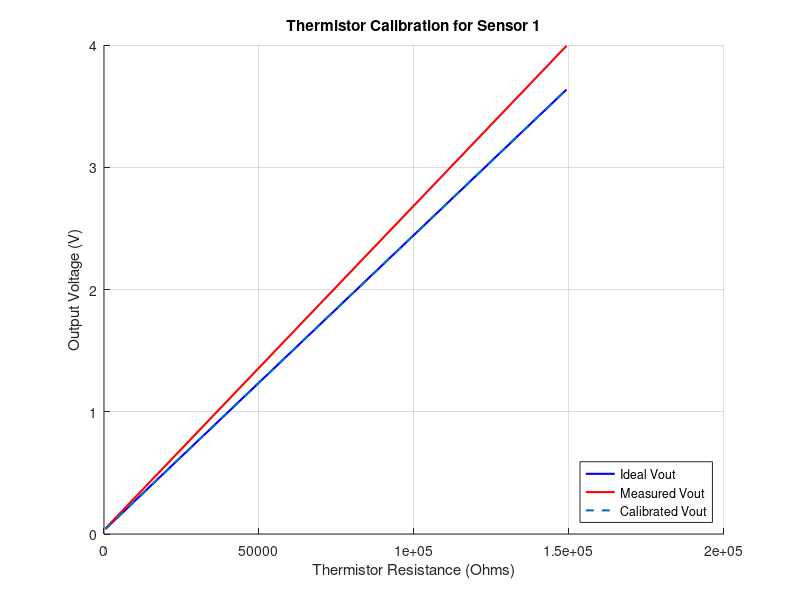
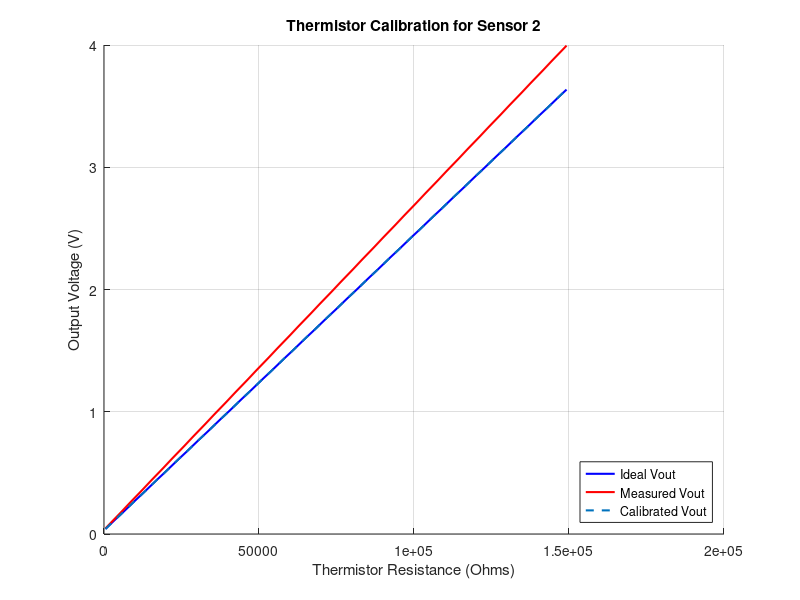
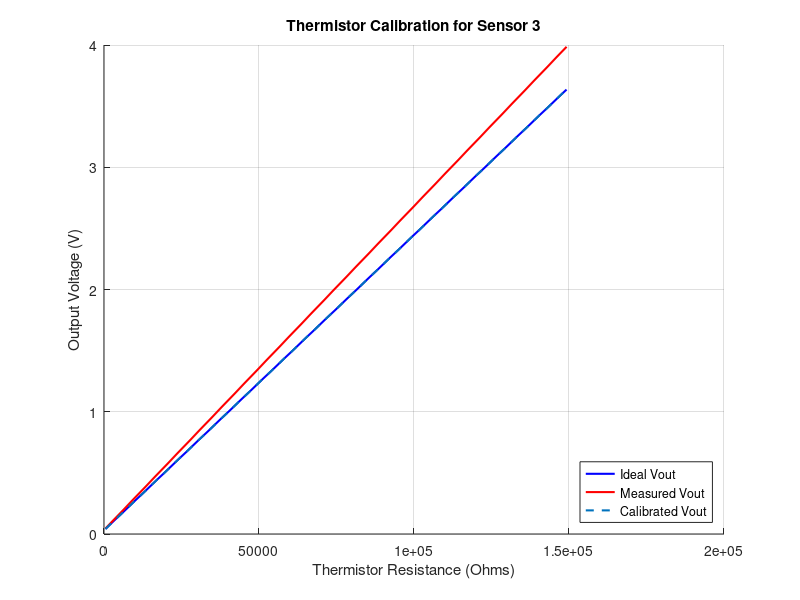
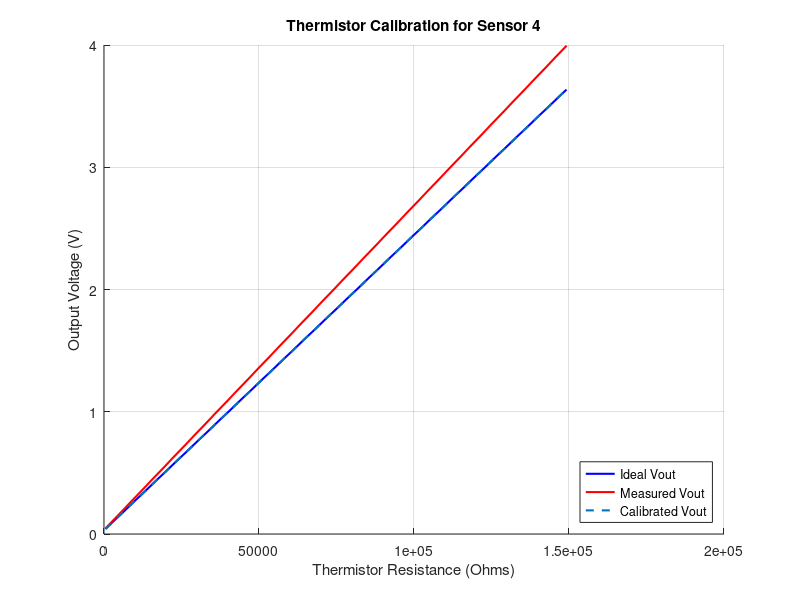

The MATLAB script that drew these images, in order:
% Thermistor Calibration Script

% Given values
Rdivider = 56e3; % 56k ohms
Vin = 5;         % 5V input voltage

% Fixed Resistor values
Rtherm = [467.9, 149.2e3]; % Shared Rtherm values for all sensors

% Ideal Voltage given fixed resistor and voltage divider circuit.
Vout_ideal = (Rtherm ./ (Rtherm + Rdivider)) * Vin;

% Actual measured values for calibration
%            [V_470Ohm, V_150kOhm]
Vout_actual = [0.04499, 3.9933; % Sensor 1
               0.04508, 3.9953; % Sensor 2
               0.04455, 3.9851; % Sensor 3
               0.04488, 3.9942; % Sensor 4
               0.04512, 3.9987; % Sensor 5
               0.04457, 3.9880; % Sensor 6
               0.04485, 3.9941; % Sensor 7
               0.04507, 4.00]; % Sensor 8

% Loop through each sensor for calibration
num_sensors = size(Vout_actual, 1);
coeffs = zeros(num_sensors, 2); % Store calibration coefficients for all sensors

for sensor_idx = 1:num_sensors
    % Get actual voltage values for the current sensor
    Vout_act = Vout_actual(sensor_idx, :);

    % Fit a linear model for calibration: Vout_actual = a * Vout_ideal + b
    coeffs(sensor_idx, :) = polyfit(Vout_ideal, Vout_act, 1);
    a = coeffs(sensor_idx, 1); % Slope
    b = coeffs(sensor_idx, 2); % Intercept

    fprintf('Sensor %d calibration equation: Vout_calibrated = (vout_actual - %.4f) / %.4f\n', sensor_idx, b, a);

    % Apply calibration to ideal voltages
    Vout_calibrated = (Vout_act - b) / a;

    figure();
    hold on;
    % Plot the results for the current sensor
    plot(Rtherm, Vout_ideal, 'b-', 'LineWidth', 1.5);
    plot(Rtherm, Vout_act, 'r-', 'LineWidth', 1.5, 'MarkerSize', 8);
    plot(Rtherm, Vout_calibrated, '--', 'LineWidth', 1.5);
    
    grid on;
    legend('Ideal Vout', 'Measured Vout', 'Calibrated Vout', 'Location', 'southeast');
    title(sprintf('Thermistor Calibration for Sensor %d', sensor_idx));
    xlabel('Thermistor Resistance (Ohms)');
    ylabel('Output Voltage (V)');
    hold off;
    saveas(gcf, sprintf('plots/channel%d_voltage_calibration.png', sensor_idx)); % Save as a PNG file
end


